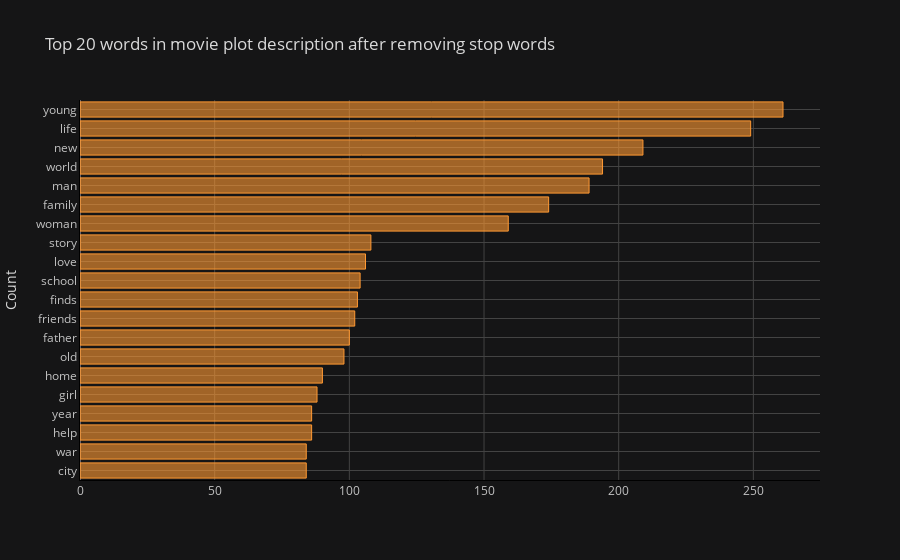

Source (notebook cell):
### Code cell
def get_top_n_words(corpus, n=None):
    vec = CountVectorizer(stop_words='english').fit(corpus)
    bag_of_words = vec.transform(corpus)
    sum_words = bag_of_words.sum(axis=0) 
    words_freq = [(word, sum_words[0, idx]) for word, idx in vec.vocabulary_.items()]
    words_freq =sorted(words_freq, key = lambda x: x[1], reverse=True)
    return words_freq[:n]
common_words = get_top_n_words(data['plot'], 20)
df2 = pd.DataFrame(common_words, columns = ['plot' , 'count'])
df2.groupby('plot').sum()['count'].sort_values().iplot(kind='barh', yTitle='Count', linecolor='black', title='Top 20 words in movie plot description after removing stop words')

### Figure 1 — Plotly figure (JSON) as saved in the notebook; plotly's stock layout.template omitted (floating-point values rounded to 4 significant figures)
{"data": [{"marker": {"color": "rgba(255, 153, 51, 0.6)", "line": {"color": "rgba(255, 153, 51, 1.0)", "width": 1}}, "name": "count", "orientation": "h", "text": "", "type": "bar", "x": [84, 84, 86, 86, 88, 90, 98, 100, 102, 103, 104, 106, 108, 159, 174, 189, 194, 209, 249, 261], "y": ["city", "war", "help", "year", "girl", "home", "old", "father", "friends", "finds", "school", "love", "story", "woman", "family", "man", "world", "new", "life", "young"]}], "layout": {"legend": {"bgcolor": "#151516", "font": {"color": "#D9D9D9"}}, "paper_bgcolor": "#151516", "plot_bgcolor": "#151516", "title": {"font": {"color": "#D9D9D9"}, "text": "Top 20 words in movie plot description after removing stop words"}, "xaxis": {"gridcolor": "#434343", "linecolor": "black", "showgrid": true, "tickfont": {"color": "#C2C2C2"}, "title": {"font": {"color": "#D9D9D9"}, "text": ""}, "zerolinecolor": "#666570"}, "yaxis": {"gridcolor": "#434343", "linecolor": "black", "showgrid": true, "tickfont": {"color": "#C2C2C2"}, "title": {"font": {"color": "#D9D9D9"}, "text": "Count"}, "zerolinecolor": "#666570"}}}
